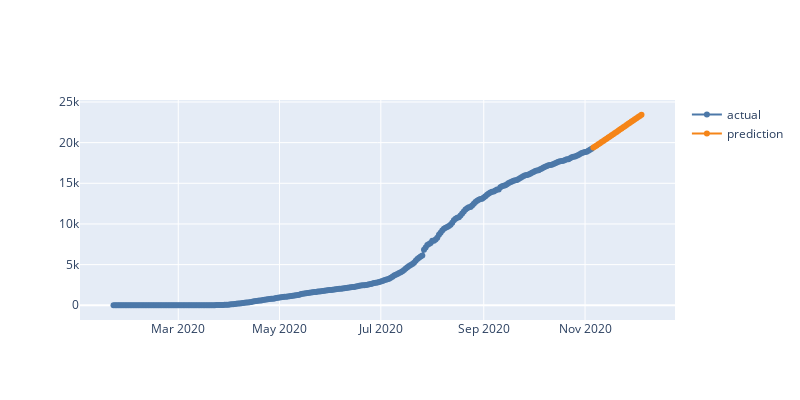

The notebook cell saved with this chart:
### Code cell
last_date = df_summary ['date'].iloc[0]
first_pred_data = last_date + pd.Timedelta('1D')
df_texas_actual = df_texas[:last_date]
df_texas_pred = df_texas[first_pred_date:]
fig = go.Figure()
fig.add_scatter(x=df_texas_actual.index, 
                y=df_texas_actual['Deaths'], 
                mode="lines+markers", 
                line={'color': COLORS[0]},
                name='actual')
fig.add_scatter(x=df_texas_pred.index, 
                y=df_texas_pred['Deaths'], 
                mode="lines+markers", 
                line={'color': COLORS[1]},
                name='prediction')
fig.update_layout(height=400, width=800)

### Figure 1 — Plotly figure (JSON) as saved in the notebook; plotly's stock layout.template omitted (floating-point values rounded to 4 significant figures; data arrays with more than 128 entries replaced by an {"elided": "..."} marker saying what was removed)
{"data": [{"line": {"color": "#4C78A8"}, "mode": "lines+markers", "name": "actual", "type": "scatter", "x": {"elided": "289 str values"}, "y": {"elided": "289 int values"}}, {"line": {"color": "#F58518"}, "mode": "lines+markers", "name": "prediction", "type": "scatter", "x": ["2020-11-06T00:00:00", "2020-11-07T00:00:00", "2020-11-08T00:00:00", "2020-11-09T00:00:00", "2020-11-10T00:00:00", "2020-11-11T00:00:00", "2020-11-12T00:00:00", "2020-11-13T00:00:00", "2020-11-14T00:00:00", "2020-11-15T00:00:00", "2020-11-16T00:00:00", "2020-11-17T00:00:00", "2020-11-18T00:00:00", "2020-11-19T00:00:00", "2020-11-20T00:00:00", "2020-11-21T00:00:00", "2020-11-22T00:00:00", "2020-11-23T00:00:00", "2020-11-24T00:00:00", "2020-11-25T00:00:00", "2020-11-26T00:00:00", "2020-11-27T00:00:00", "2020-11-28T00:00:00", "2020-11-29T00:00:00", "2020-11-30T00:00:00", "2020-12-01T00:00:00", "2020-12-02T00:00:00", "2020-12-03T00:00:00", "2020-12-04T00:00:00", "2020-12-05T00:00:00"], "y": [19390, 19525, 19661, 19797, 19933, 20070, 20207, 20344, 20482, 20621, 20760, 20900, 21040, 21181, 21322, 21463, 21604, 21746, 21888, 22029, 22170, 22311, 22452, 22592, 22732, 22872, 23012, 23152, 23291, 23430]}], "layout": {"height": 400, "width": 800}}
